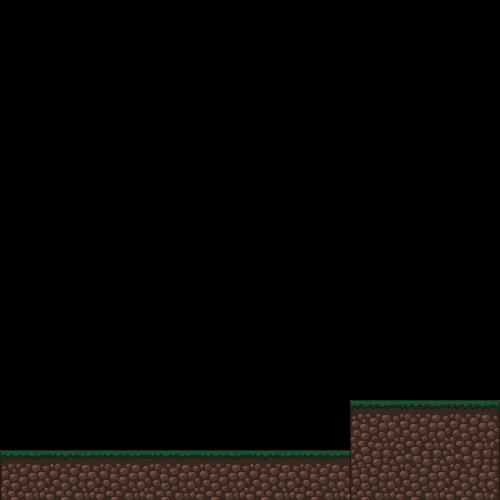

Rendered tile map (Tiled .tmx) drawn with the repository's tilesets; below, a short description and the full map source, tile grids included:
An orthogonal 10x10 tile map with 50x50 px tiles, 1 tile layer (Graphics) and 2 objects.

<map version="1.0" tiledversion="1.1.5" orientation="orthogonal" renderorder="right-down" width="10" height="10" tilewidth="50" tileheight="50" infinite="0" nextobjectid="8">
 <tileset firstgid="1" source="tileset-final.tsx" />
 <layer name="Graphics" width="10" height="10">
  <data encoding="csv">
0,0,0,0,0,0,0,0,0,0,
0,0,0,0,0,0,0,0,0,0,
0,0,0,0,0,0,0,0,0,0,
0,0,0,0,0,0,0,0,0,0,
0,0,0,0,0,0,0,0,0,0,
0,0,0,0,0,0,0,0,0,0,
0,0,0,0,0,0,0,0,0,0,
0,0,0,0,0,0,0,0,0,0,
0,0,0,0,0,0,0,1,2,3,
1,2,2,2,2,2,2,7,8,9
</data>
 </layer>
 <objectgroup name="Ground">
  <object id="3" x="0" y="450" width="350" height="50" />
  <object id="4" x="350" y="400" width="150" height="100" />
 </objectgroup>
</map>
